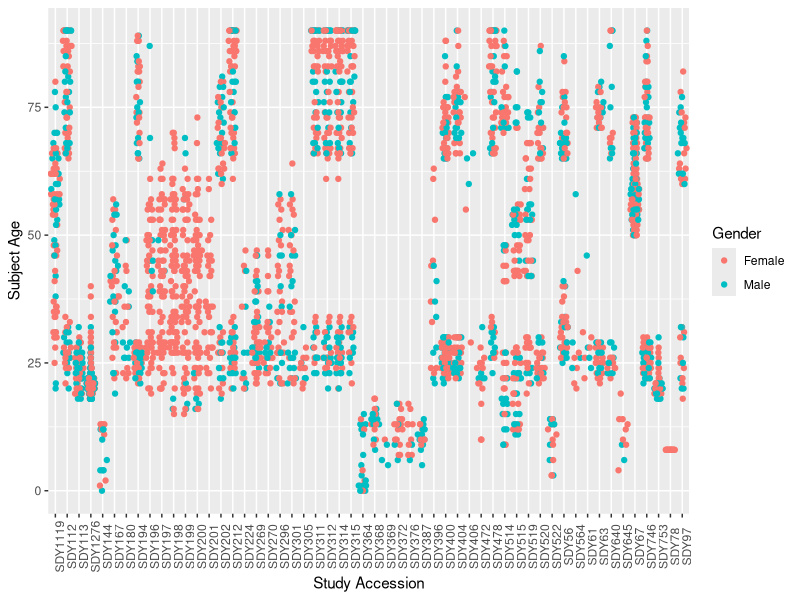

This figure's R source:
library(ggbeeswarm)
library(ggplot2)
haiStudy <- read.csv("demosaved.csv")

p <- ggplot(haiStudy,
            aes(x=s.accession, y=p.age, colour = p.gender)) +
  geom_quasirandom(method = "tukeyDense") +
  theme(axis.text.x = element_text(angle = 90)) +
  xlab("Study Accession")+ylab("Subject Age")+
  labs(colour = "Gender")

  geom_point()

ggsave(plot = p,
       filename = "test.png",
       path = "plots",
       device = "png")
